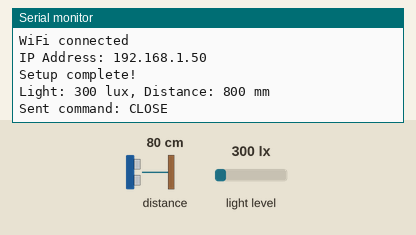
A sketch run on a simulated ESP32. Shown: the last lines printed to the serial monitor. The inputs (shaded band) are chosen by the test bench; at power-on: distance to the obstacle 80 cm, light level 300 lx. WiFi joins after 1.5 s; servers stay silent unless stated.

Above: at 2.7 s.
2.8 s: distance to the obstacle set to 2 cm
At 5.2 s:
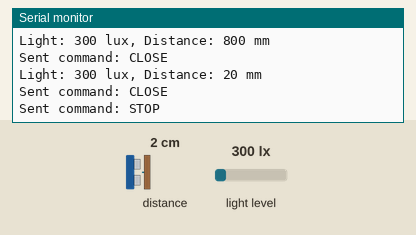
7.3 s: light level set to 40 lx
At 8.47 s:
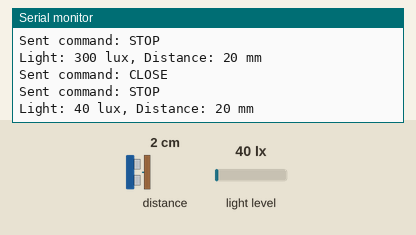
11.4 s: distance to the obstacle set to 4 cm
At 11.54 s:
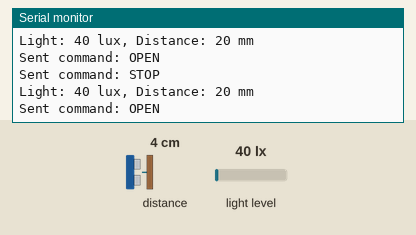
Timing chart, 0 to 14.4 s (numbered marks = the images above; inputs shaded):
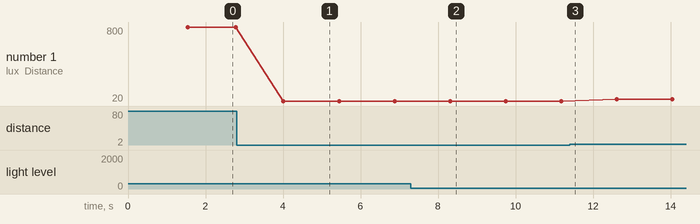

The sketch:

second_device_sensor_module.ino
```cpp
/*
 * Second Device - Environmental Sensing Module
 *
 * Hardware:
 * - XIAO ESP32 microcontroller
 * - TSL25911FN light sensor
 * - VL53L0X distance sensor
 * - 3.7V Li-Po battery
 *
 * Functionality:
 * This device monitors ambient light and proximity, then communicates
 * with the motor control device to adjust the stepper motor position
 * based on environmental conditions.
 *
 * Required Libraries:
 * - Adafruit_TSL2591
 * - VL53L0X
 * - WiFi (built-in ESP32)
 */

#include <Wire.h>
#include <Adafruit_TSL2591.h>
#include <VL53L0X.h>
#include <WiFi.h>

// Sensor objects
Adafruit_TSL2591 tsl = Adafruit_TSL2591(2591);
VL53L0X distanceSensor;

// WiFi credentials
const char* ssid = "YOUR_WIFI_SSID";
const char* password = "YOUR_WIFI_PASSWORD";

// Motor control device IP
const char* motorDeviceIP = "192.168.1.100";
const int motorDevicePort = 8080;

// Thresholds
const uint16_t LIGHT_THRESHOLD = 100;  // Lux
const uint16_t DISTANCE_THRESHOLD = 500;  // mm

void setup() {
  Serial.begin(115200);
  Wire.begin();

  Serial.println("Initializing Environmental Sensing Module...");

  // Initialize light sensor
  if (!tsl.begin()) {
    Serial.println("ERROR: TSL25911FN not found!");
    while (1);
  }
  Serial.println("TSL25911FN light sensor initialized");

  // Configure light sensor
  tsl.setGain(TSL2591_GAIN_MED);
  tsl.setTiming(TSL2591_INTEGRATIONTIME_300MS);

  // Initialize distance sensor
  distanceSensor.setTimeout(500);
  if (!distanceSensor.init()) {
    Serial.println("ERROR: VL53L0X not found!");
    while (1);
  }
  distanceSensor.startContinuous();
  Serial.println("VL53L0X distance sensor initialized");

  // Connect to WiFi
  Serial.print("Connecting to WiFi");
  WiFi.begin(ssid, password);
  while (WiFi.status() != WL_CONNECTED) {
    delay(500);
    Serial.print(".");
  }
  Serial.println("\nWiFi connected");
  Serial.print("IP Address: ");
  Serial.println(WiFi.localIP());

  Serial.println("Setup complete!");
}

void loop() {
  // Read light sensor
  uint32_t lum = tsl.getFullLuminosity();
  uint16_t ir = lum >> 16;
  uint16_t full = lum & 0xFFFF;
  uint16_t lux = tsl.calculateLux(full, ir);

  // Read distance sensor
  uint16_t distance = distanceSensor.readRangeContinuousMillimeters();

  // Print sensor values
  Serial.print("Light: ");
  Serial.print(lux);
  Serial.print(" lux, Distance: ");
  Serial.print(distance);
  Serial.println(" mm");

  // Check thresholds and send motor commands
  if (lux < LIGHT_THRESHOLD) {
    sendMotorCommand("OPEN");  // Open blinds when dark
  } else if (lux > LIGHT_THRESHOLD * 2) {
    sendMotorCommand("CLOSE");  // Close blinds when bright
  }

  if (distance < DISTANCE_THRESHOLD) {
    sendMotorCommand("STOP");  // Stop motor if object detected nearby
  }

  delay(1000);  // Update every second
}

void sendMotorCommand(String command) {
  WiFiClient client;

  if (client.connect(motorDeviceIP, motorDevicePort)) {
    client.println(command);
    Serial.println("Sent command: " + command);
    client.stop();
  } else {
    Serial.println("Connection to motor device failed");
  }
}
```

Measured:
- after the input at 2.8 s, the serial monitor: prints a new line after 1.2 s (image 1)
- after the input at 7.3 s, the serial monitor: prints a new line after 1.0 s (image 2)
- plotted number 1: 800 → 20 after the input at 2.8 s
